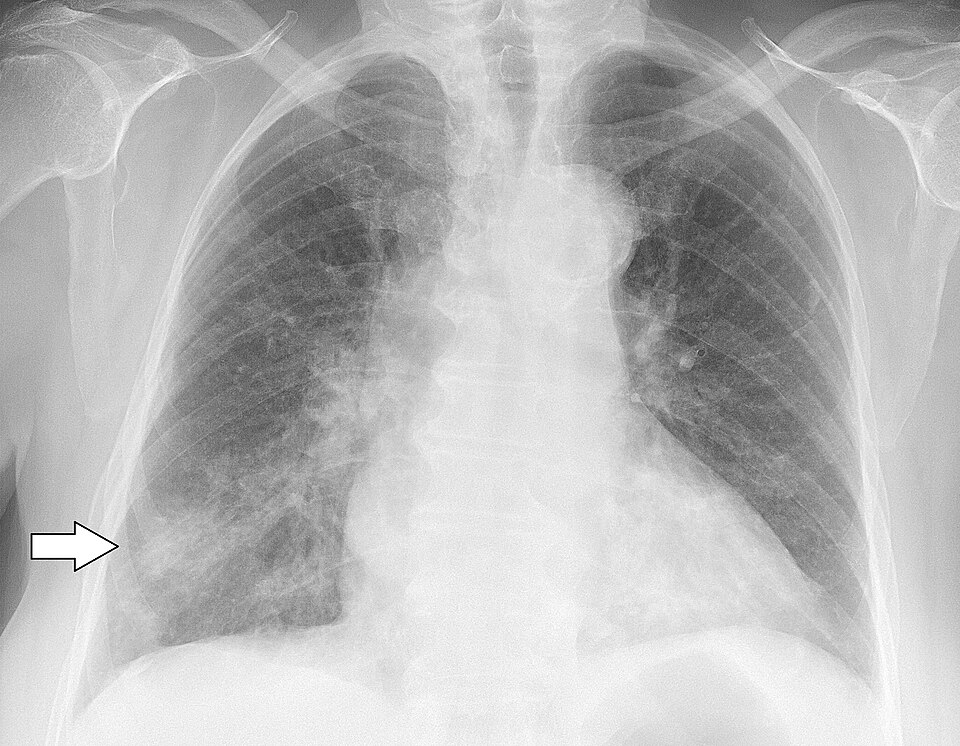
#> input picture sample-xray.jpg, 960 x 746 px; its folder holds only this picture in this run
$ python -i utility.py   (imports and definitions only)
#> lines starting #> are read from the running program, lines starting #| are printed output that depends on the picture
import os
import numpy as np
import shutil
from random import shuffle
from PIL import Image
import pydicom
import cv2


# [32 lines that did not run here, left out]


'''
These functions perform advanced image processing to simulate dark-field microscopy effects:
    The first version applies a high-pass filter using a Laplacian kernel to emphasize edges in an image.
    It then normalizes and inverts the image to simulate dark-field scattering effects.
    Finally, it adjusts the image's gamma based on its mean brightness, which dynamically enhances or reduces the image contrast.

    The second version simplifies this process by using a fixed gamma value for gamma correction
    after applying the high-pass filter and inverting the image.
'''

laplacian_kernel = np.array([[1, 1, 1],
                             [1, -8, 1],
                             [1, 1, 1]], dtype=np.float32)


def image_preprocessing1(image_path, ddepth=-1, max=0.6, min=0.1, kernel= laplacian_kernel):
    # Read the image
#> called with image_path = 'sample-xray.jpg', ddepth = -1, max = 0.6, min = 0.1, kernel = array of shape (3, 3)
    image = cv2.imread(image_path, cv2.IMREAD_GRAYSCALE) # Load as grayscale
#> image is the input picture: shape (746, 960); min 0, max 255, mean 184
    if image is None:
        raise ValueError("The image could not be loaded. Check the file path.")

    # Apply high-pass filter to emphasize edges
    high_pass = cv2.filter2D(image, ddepth, kernel)
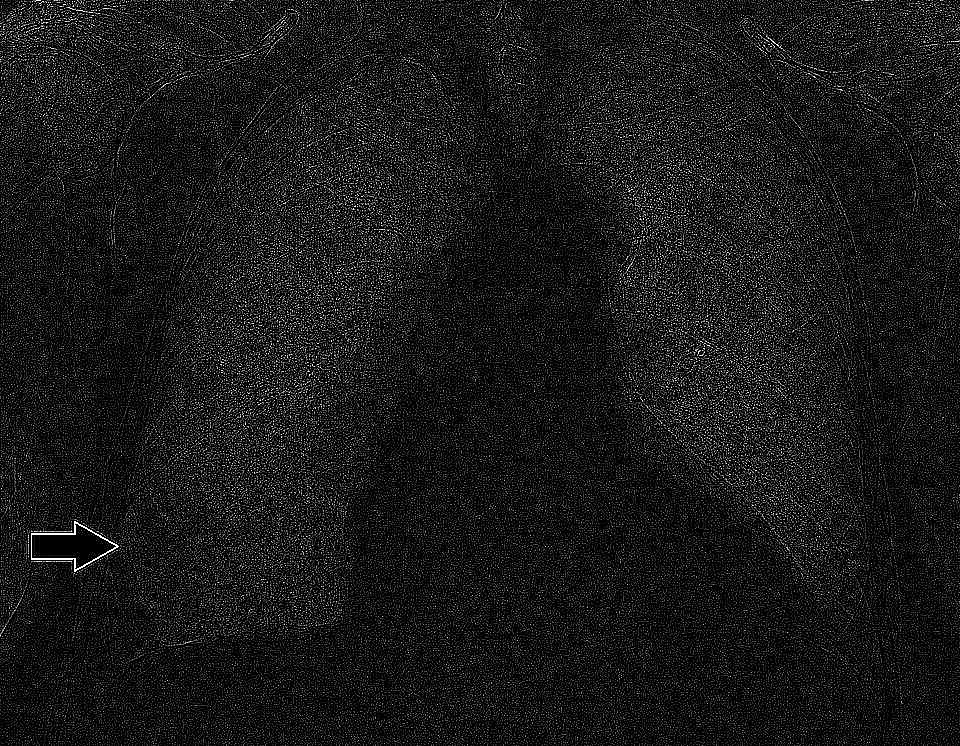
#> high_pass: shape (746, 960); min 0, max 255, mean 26.1

    high_pass = cv2.normalize(high_pass, None, alpha=0, beta=255, norm_type=cv2.NORM_MINMAX)

    # Invert the image to simulate dark-field's scattering emphasis
    inverted = cv2.bitwise_not(high_pass)
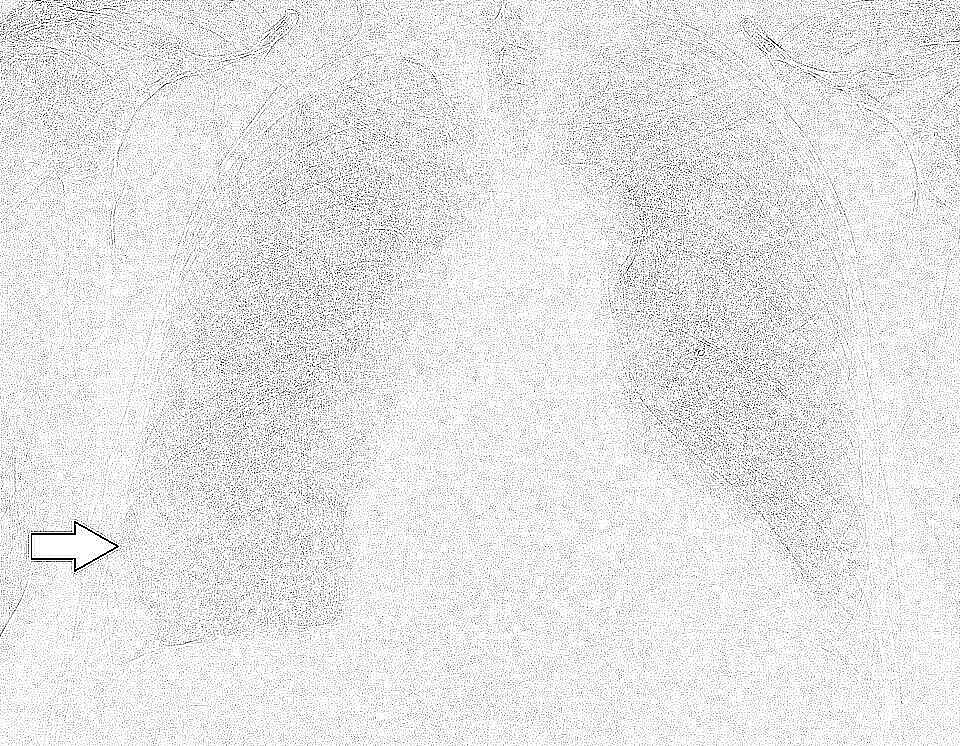
#> inverted: shape (746, 960); min 0, max 255, mean 228.9

    # Automatically adjust gamma based on the image brightness
    mean_brightness = np.mean(inverted)
#> mean_brightness = 228.9
    gamma = np.interp(mean_brightness, [0, 255], [max, min])  # Calibration may be required
#> gamma = 0.151

    # Apply gamma correction
    look_up_table = np.array([((i / 255.0) ** gamma) * 255 for i in np.arange(0, 256)]).astype("uint8")
#> look_up_table = 256 values from 0 to 255
    simulated_darkfield = cv2.LUT(inverted, look_up_table)
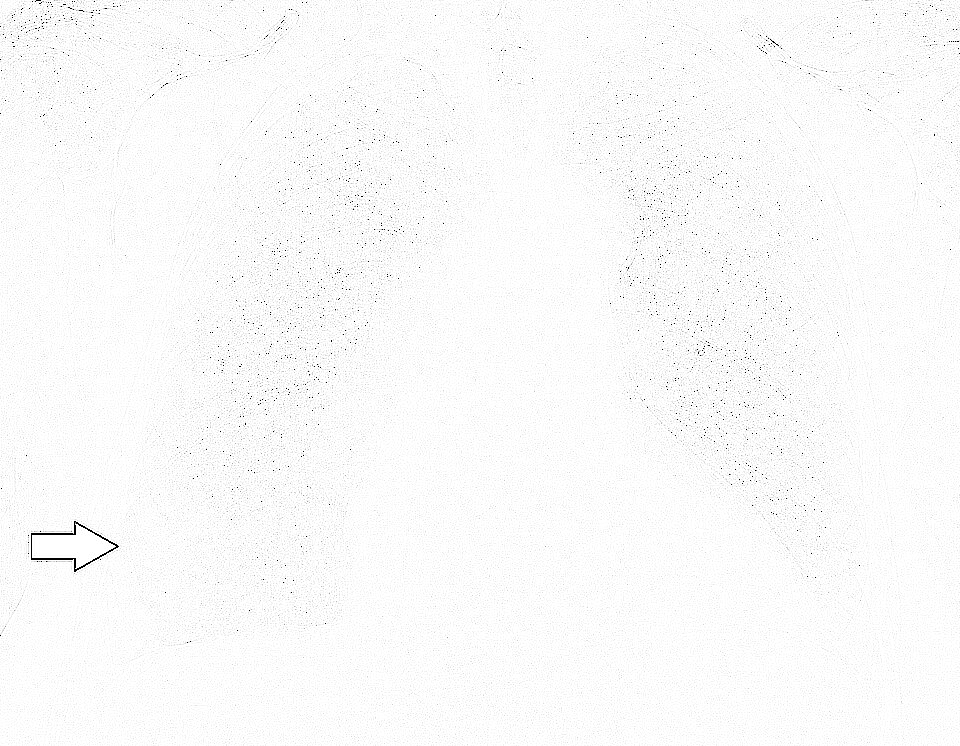
#> simulated_darkfield: shape (746, 960); min 0, max 255, mean 249.4

    return simulated_darkfield


# [14 lines left out: function image_preprocessing2, not called in this run]

>>> result = image_preprocessing1('sample-xray.jpg')
